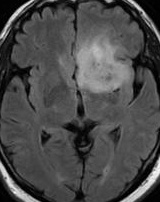
#> input picture Brain Tumor image Classification/uploads/aug_Y_138_0_1914.jpg, 160 x 202 px, found by its file name
$ jupyter execute --allow-errors Brain_tumour-detection.ipynb   (shell and % lines are left out)
#> lines starting #> are read from the running program, lines starting #| are printed output that depends on the picture; after the words box and inside, x2 and y2 are one past the last pixel; in counts of white or black regions, pixels touching at a corner belong together
## Import libraries and Tools

[cell 1]
import os,shutil

[cell 2]
import numpy as np

[cell 3]
import random
from PIL import Image, ImageEnhance

[cell 4]
import pandas as pd

[cell 5]
import matplotlib.pyplot as plt
import cv2
import matplotlib.image as mping
import seaborn as sns

[cell 6]
plt.style.use('ggplot')

[cell 7]
from sklearn.utils import shuffle

## Load Datasets

[cell 8]
#Dataset
import zipfile
#> (the rest of this cell did not finish here and is left out)

[cell 9]
#changing file name of yes folder to y_1,y_2....
import os

folder = "brain_tumor_dataset/yes/"

count = 1

#> (the rest of this cell did not finish here and is left out)

[cell 10]
#changing file name of no folder to y_1,y_2....
folder='brain_tumor_dataset/no/'
count=1

#> (the rest of this cell did not finish here and is left out)

## Data Visualization

[cell 11]
#EDA(Exploratory Data Analysis)

#> (a cell that did not finish here is left out)

#> (a cell that did not finish here is left out)

#> (a cell that did not finish here is left out)

[cell 15]
#since we have less amount of data and for increasing the number of data we use " Dara Argumentation in DL"

[cell 16]
#Data Augumentation
# 155(61%)- for yes ,98(39%)->for no

[cell 17]
import tensorflow as tf
from tensorflow.keras.preprocessing.image import ImageDataGenerator
from tensorflow.keras.models import Model
from tensorflow.keras.layers import Flatten, Dense, Dropout
from tensorflow.keras.applications.vgg19 import VGG19
from tensorflow.keras.optimizers import SGD,Adam
from tensorflow.keras.callbacks import ModelCheckpoint, EarlyStopping, ReduceLROnPlateau

## Image Preprocessing(Helper Function)

#formual of reshaping
"brain_tumor_dataset/yes/"
N,WIDTH,HEIGHT,CHANNEL
N=number of images

[cell 18]
def timing(sec_elapsed):
    h=int(sec_elapsed / (60*60))
    m=int(sec_elapsed % (60*60) / 60)
    s=sec_elapsed % 60

    return f"{h}:{m}:{s}"

[cell 19]
import os
import cv2
from tensorflow.keras.preprocessing.image import ImageDataGenerator

def augmented_data(file_dir, total_samples, save_to_dir):
    data_gen = ImageDataGenerator(
        rotation_range=10,
        width_shift_range=0.1,
        height_shift_range=0.1,
        brightness_range=(0.3, 1.0),
        horizontal_flip=True,
        fill_mode='nearest'
    )

    total_count = 0

    for filename in os.listdir(file_dir):
        if total_count >= total_samples:
            break

        image = cv2.imread(os.path.join(file_dir, filename))
        image = image.reshape((1,) + image.shape)

        save_prefix = 'aug_' + filename[:-4]

        for batch in data_gen.flow(
            x=image,
            batch_size=1,
            save_to_dir=save_to_dir,
            save_prefix=save_prefix,
            save_format="jpg"
        ):
            total_count += 1
            if total_count >= total_samples:
                break

import time
start_time=time.time()
yes_path='brain_tumor_dataset/yes'
no_path='brain_tumor_dataset/no'

augmented_data_path='augmented_data/'

augmented_data(file_dir= yes_path,n_generated_samples=2,save_to_dir=augmented_data_path+'yes')
augmented_data(file_dir= no_path,n_generated_samples=3,save_to_dir=augmented_data_path+'no')

end_time=time.time()
execution_time=end_time - start_time
print(f"Execution time: {execution_time:.2f} seconds")

[cell 20]
import time
start_time=time.time()
yes_path='brain_tumor_dataset/yes'
no_path='brain_tumor_dataset/no'

augmented_data_path='augmented_data/'
augmented_data(yes_path, total_samples=700, save_to_dir='augmented_data/yes')
#> (the call stopped at in augmented_data, `data_gen = ImageDataGenerator( rotation_range=10, width_shift_range=0...`: tensorflow is not available in this run)
augmented_data(no_path, total_samples=700, save_to_dir='augmented_data/no')
#> (the call stopped at in augmented_data, `data_gen = ImageDataGenerator( rotation_range=10, width_shift_range=0...`: tensorflow is not available in this run)

end_time=time.time()
execution_time=end_time - start_time
print(f"Execution time: {execution_time:.2f} seconds")

[cell 21]
def data_summary(main_path):
#> further down, img is the input picture: shape (202, 160, 3); min 0, max 250, mean 74.9
    yes_path="augmented_data/yes/"
    no_path="augmented_data/no/"

    n_pos = len(os.listdir(yes_path))
    n_neg = len(os.listdir(no_path))

    n = (n_pos + n_neg)

    pos_per = (n_pos*100)/n
    neg_per = (n_neg*100)/n

    print(f"Number of samples {n}")
    print(f"{n_pos} Number of positive samples in percentage: {pos_per}%")
    print(f"{n_neg} Number of positive samples in percentage: {neg_per}%")

#> (a cell that did not finish here is left out)

## Data Preproccessing

#> (a cell that did not finish here is left out)

#> (a cell that did not finish here is left out)

# DataPreproccessing
convert BGR to GRAY
GaussianBlur
Threshold
Erode
Dilate
Find Contours

[cell 25]
import imutils

[cell 26]
import cv2
import imutils
import matplotlib.pyplot as plt

def crop_brain_tumor(image, plot=False):
    # Convert to grayscale and blur
#> called with plot = True
    gray = cv2.cvtColor(image, cv2.COLOR_BGR2GRAY)
    gray = cv2.GaussianBlur(gray, (5,5), 0)
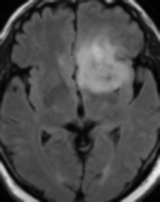
#> gray: shape (202, 160); min 1, max 237, mean 75

    # Threshold and morphological operations
    thres = cv2.threshold(gray, 45, 255, cv2.THRESH_BINARY)[1]
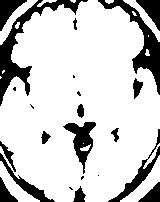
#> thres: shape (202, 160); 80.3% white; 23 black regions (7 under 20 px), largest, box (x1, y1, x2, y2) and area: (0, 0, 88, 106) 1571, (98, 0, 160, 95) 1258, (63, 122, 96, 174) 661
    thres = cv2.erode(thres, None, iterations=2)
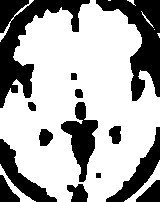
#> thres: shape (202, 160); 66.9% white; 14 black regions, largest, box (x1, y1, x2, y2) and area: (0, 0, 90, 108) 3161, (96, 0, 160, 101) 2629, (61, 102, 98, 182) 1314
    thres = cv2.dilate(thres, None, iterations=2)
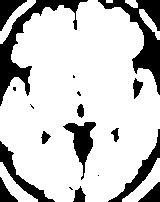
#> thres: shape (202, 160); 78.8% white; 19 black regions (6 under 20 px)

    # Find contours
    cnts = cv2.findContours(thres.copy(), cv2.RETR_EXTERNAL, cv2.CHAIN_APPROX_SIMPLE)
#> cnts = 7 contours, 1 with area under 20; largest, box (x1, y1, x2, y2) and area: (0, 0, 160, 202) 24454, (122, 158, 160, 202) 497, (0, 162, 38, 202) 439, (0, 0, 36, 44) 346, (139, 9, 160, 40) 181, (125, 0, 138, 8) 58
    cnts = imutils.grab_contours(cnts)
    c = max(cnts, key=cv2.contourArea)
#> c = contour of 296 points, box (x1, y1, x2, y2) (0, 0, 160, 202), area 24454

    # Find extreme points
    extLeft = tuple(c[c[:,:,0].argmin()][0])
#> extLeft = (0, 106)
    extRight = tuple(c[c[:,:,0].argmax()][0])
#> extRight = (159, 128)
    extTop = tuple(c[c[:,:,1].argmin()][0])
#> extTop = (88, 0)
    extBot = tuple(c[c[:,:,1].argmax()][0])
#> extBot = (55, 201)

    # Crop the image
    new_image = image[extTop[1]:extBot[1], extLeft[0]:extRight[0]]
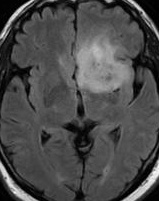
#> new_image: shape (201, 159, 3); min 0, max 250, mean 75.2

    # Plot images if needed
    if plot:
        plt.figure()
        plt.subplot(1,2,1)
        plt.imshow(cv2.cvtColor(image, cv2.COLOR_BGR2RGB))
        plt.tick_params(axis='both', which='both',
                        top=False, bottom=False, left=False, right=False,
                        labelbottom=False, labeltop=False, labelleft=False, labelright=False)
        plt.title('Original Image')

        plt.subplot(1,2,2)
        plt.imshow(cv2.cvtColor(new_image, cv2.COLOR_BGR2RGB))
        plt.tick_params(axis='both', which='both',
                        top=False, bottom=False, left=False, right=False,
                        labelbottom=False, labeltop=False, labelleft=False, labelright=False)
        plt.title('Cropped Image')
        plt.show()

    return new_image

[cell 27]
img = cv2.imread('augmented_data/yes/aug_Y_138_0_1914.jpg')
crop_brain_tumor(img,True)

[cell 28]
img = cv2.imread('augmented_data/no/aug_N_1_0_366.jpg')
#> (the rest of this cell did not finish here and is left out)

$ run again, with Brain Tumor image Classification/uploads/10 no.jpg copied over Brain Tumor image Classification/uploads/aug_Y_138_0_1914.jpg
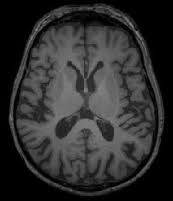
#> input picture Brain Tumor image Classification/uploads/10 no.jpg, 173 x 201 px, found by its file name
#> img is the input picture: shape (201, 173, 3); min 0, max 139, mean 46.7
#> in crop_brain_tumor, `thres = cv2.dilate(thres, None, iterations=2)`:
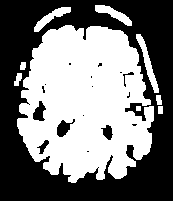
#> thres: shape (201, 173); 48.4% white; 9 white regions
#> cnts = 9 contours, 1 with area under 20; largest, box (x1, y1, x2, y2) and area: (17, 25, 154, 183) 15864, (136, 34, 159, 93) 299, (95, 5, 132, 26) 256, (34, 7, 71, 32) 255, (14, 73, 22, 86) 50, (156, 95, 162, 105) 37, (20, 62, 26, 70) 31, (158, 106, 163, 114) 28
#> c = contour of 345 points, box (x1, y1, x2, y2) (17, 25, 154, 183), area 15864
#> extLeft = (17, 119)
#> extRight = (153, 120)
#> extTop = (65, 25)
#> extBot = (71, 182)
#> in crop_brain_tumor, `new_image = image[extTop[1]:extBot[1], extLeft[0]:extRight[0]]`:
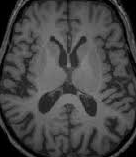
#> new_image: shape (157, 136, 3); min 0, max 139, mean 69.2

$ run again, with Brain Tumor image Classification/uploads/aug_1_no._0_1015.jpg copied over Brain Tumor image Classification/uploads/aug_Y_138_0_1914.jpg
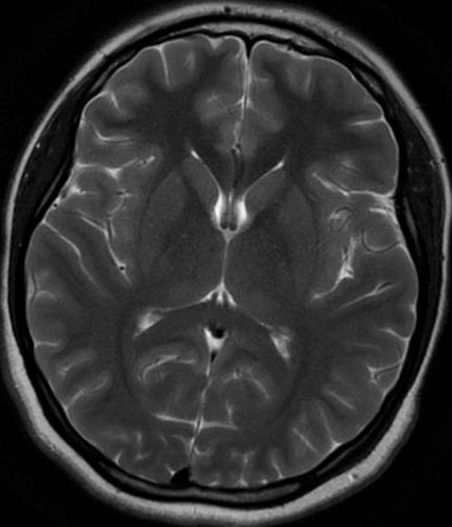
#> input picture Brain Tumor image Classification/uploads/aug_1_no._0_1015.jpg, 452 x 527 px, found by its file name
#> img is the input picture: shape (527, 452, 3); min 0, max 254, mean 48.5
#> in crop_brain_tumor, `thres = cv2.dilate(thres, None, iterations=2)`:
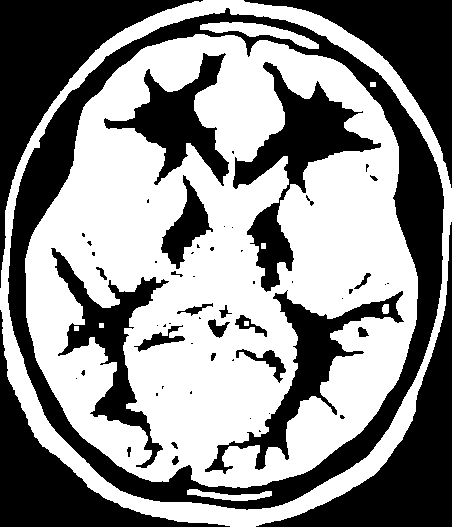
#> thres: shape (527, 452); 55% white; 61 black regions (35 under 20 px)
#> cnts = 1 contour; box (x1, y1, x2, y2) and area: (0, 0, 452, 527) 190937
#> c = contour of 693 points, box (x1, y1, x2, y2) (0, 0, 452, 527), area 190937
#> extLeft = (0, 288)
#> extRight = (451, 221)
#> extTop = (203, 0)
#> extBot = (230, 526)
#> in crop_brain_tumor, `new_image = image[extTop[1]:extBot[1], extLeft[0]:extRight[0]]`:
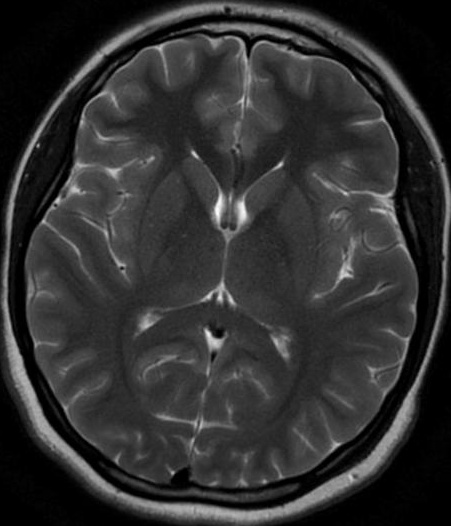
#> new_image: shape (526, 451, 3); min 0, max 254, mean 48.6
